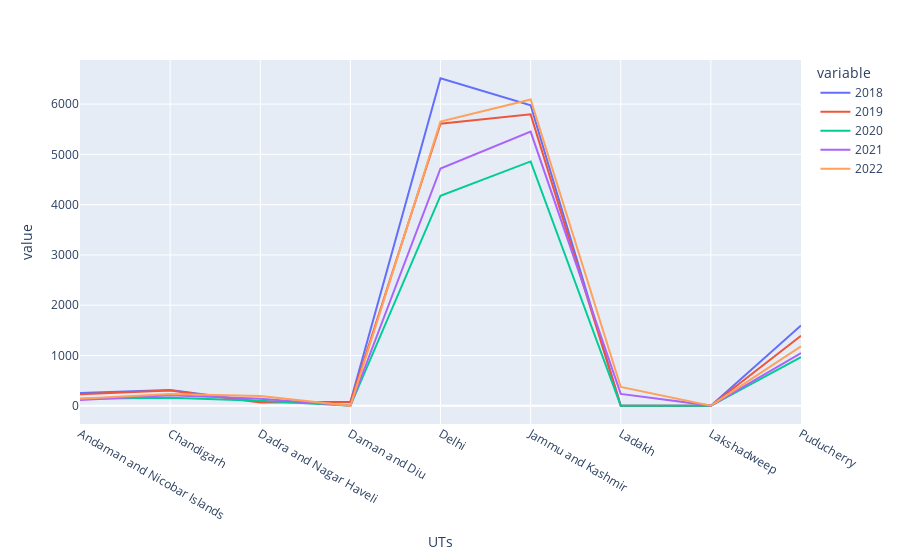

Notebook cell for this chart:
### Markdown cell above
### line graph for deaths across years

### Code cell
px.line(df_ut.reset_index(), x='UTs', y=['2018','2019','2020','2021','2022'])

### Figure 1 — Plotly figure (JSON) as saved in the notebook; plotly's stock layout.template omitted (floating-point values rounded to 4 significant figures)
{"data": [{"hovertemplate": "variable=2018<br>UTs=%{x}<br>value=%{y}<extra></extra>", "legendgroup": "2018", "line": {"color": "#636efa", "dash": "solid"}, "marker": {"symbol": "circle"}, "mode": "lines", "name": "2018", "orientation": "v", "showlegend": true, "type": "scatter", "x": ["Andaman and Nicobar Islands", "Chandigarh", "Dadra and Nagar Haveli", "Daman and Diu", "Delhi", "Jammu and Kashmir", "Ladakh", "Lakshadweep", "Puducherry"], "xaxis": "x", "y": [254, 316, 80, 76, 6515, 5978, 0, 3, 1597], "yaxis": "y"}, {"hovertemplate": "variable=2019<br>UTs=%{x}<br>value=%{y}<extra></extra>", "legendgroup": "2019", "line": {"color": "#EF553B", "dash": "solid"}, "marker": {"symbol": "circle"}, "mode": "lines", "name": "2019", "orientation": "v", "showlegend": true, "type": "scatter", "x": ["Andaman and Nicobar Islands", "Chandigarh", "Dadra and Nagar Haveli", "Daman and Diu", "Delhi", "Jammu and Kashmir", "Ladakh", "Lakshadweep", "Puducherry"], "xaxis": "x", "y": [230, 305, 68, 69, 5610, 5796, 0, 1, 1392], "yaxis": "y"}, {"hovertemplate": "variable=2020<br>UTs=%{x}<br>value=%{y}<extra></extra>", "legendgroup": "2020", "line": {"color": "#00cc96", "dash": "solid"}, "marker": {"symbol": "circle"}, "mode": "lines", "name": "2020", "orientation": "v", "showlegend": true, "type": "scatter", "x": ["Andaman and Nicobar Islands", "Chandigarh", "Dadra and Nagar Haveli", "Daman and Diu", "Delhi", "Jammu and Kashmir", "Ladakh", "Lakshadweep", "Puducherry"], "xaxis": "x", "y": [141, 159, 100, 0, 4178, 4860, 0, 1, 969], "yaxis": "y"}, {"hovertemplate": "variable=2021<br>UTs=%{x}<br>value=%{y}<extra></extra>", "legendgroup": "2021", "line": {"color": "#ab63fa", "dash": "solid"}, "marker": {"symbol": "circle"}, "mode": "lines", "name": "2021", "orientation": "v", "showlegend": true, "type": "scatter", "x": ["Andaman and Nicobar Islands", "Chandigarh", "Dadra and Nagar Haveli", "Daman and Diu", "Delhi", "Jammu and Kashmir", "Ladakh", "Lakshadweep", "Puducherry"], "xaxis": "x", "y": [115, 208, 140, 0, 4720, 5452, 236, 4, 1049], "yaxis": "y"}, {"hovertemplate": "variable=2022<br>UTs=%{x}<br>value=%{y}<extra></extra>", "legendgroup": "2022", "line": {"color": "#FFA15A", "dash": "solid"}, "marker": {"symbol": "circle"}, "mode": "lines", "name": "2022", "orientation": "v", "showlegend": true, "type": "scatter", "x": ["Andaman and Nicobar Islands", "Chandigarh", "Dadra and Nagar Haveli", "Daman and Diu", "Delhi", "Jammu and Kashmir", "Ladakh", "Lakshadweep", "Puducherry"], "xaxis": "x", "y": [141, 237, 196, 0, 5652, 6092, 374, 3, 1181], "yaxis": "y"}], "layout": {"legend": {"title": {"text": "variable"}, "tracegroupgap": 0}, "margin": {"t": 60}, "xaxis": {"anchor": "y", "domain": [0, 1], "title": {"text": "UTs"}}, "yaxis": {"anchor": "x", "domain": [0, 1], "title": {"text": "value"}}}}
